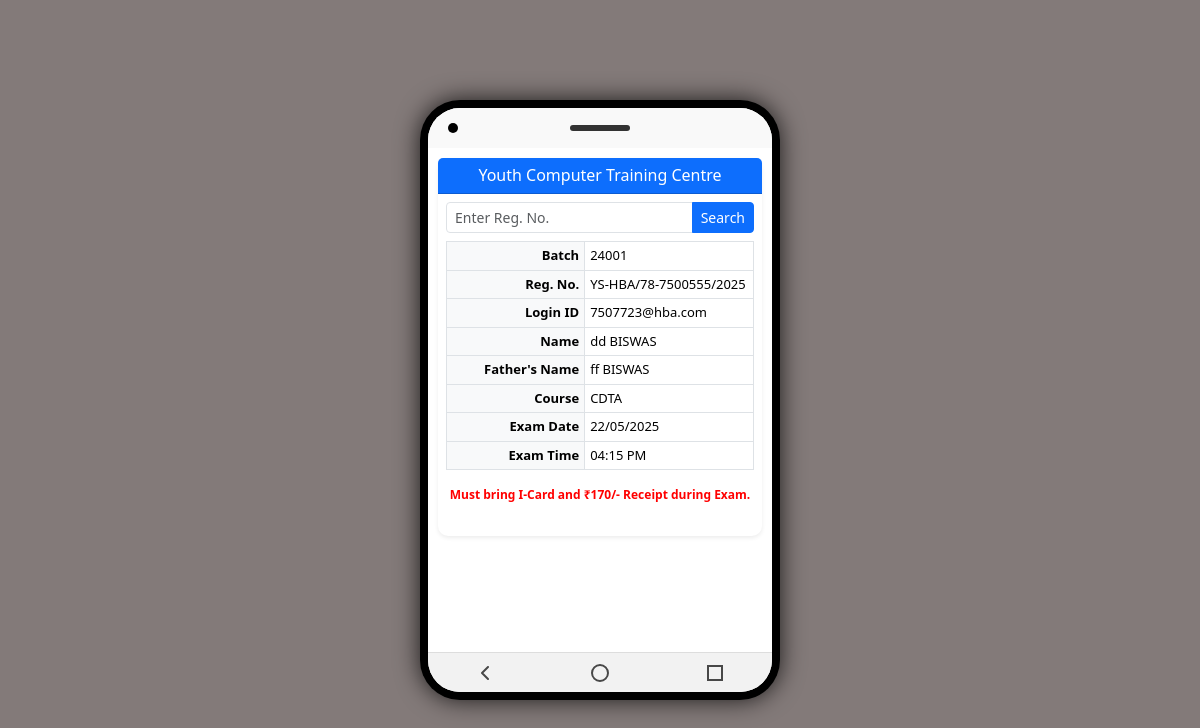
The app's page /viewexam.php?regno=YS-HBA/78-7500555/2025 with its own data.
### tables this page shows
CREATE TABLE `exam` (
  `batch` varchar(10) DEFAULT NULL,
  `regno` varchar(25) DEFAULT NULL,
  `loginid` varchar(25) DEFAULT NULL,
  `sname` varchar(30) DEFAULT NULL,
  `fname` varchar(30) DEFAULT NULL,
  `course` varchar(10) DEFAULT NULL,
  `exam_date` date DEFAULT NULL,
  `exam_time` time DEFAULT NULL
);

### viewexam.php (the view, shortened to what this page needs)
<?php
include 'connection.php';
?>
<!DOCTYPE html>
<html lang="en">
<head>
  <link href="https://cdn.jsdelivr.net/npm/bootstrap@5.3.3/dist/css/bootstrap.min.css" rel="stylesheet">
</head>
<body>
<div class="phone-frame">
  <div class="phone-screen">
    <div class="top-bar">
      <div class="camera"></div>
      <div class="speaker"></div>
    </div>
    <div class="screen-content">
      <div class="card shadow-sm">
        <div class="card-header bg-primary text-white text-center py-2">
          <h6 class="mb-0">Youth Computer Training Centre</h6>
        </div>
        <div class="card-body p-2">
          <form method="get" class="mb-2">
            <div class="input-group input-group-sm">
              <input type="text" name="regno" class="form-control" placeholder="Enter Reg. No." required>
              <button type="submit" class="btn btn-primary">Search</button>
            </div>
          </form>
          <?php
          if (isset($_GET['regno'])) {
              $regno = $conn->real_escape_string($_GET['regno']);
              $sql = "SELECT * FROM exam WHERE regno LIKE '%$regno%'";
              $result = $conn->query($sql);
              if ($result->num_rows > 0) {
                  while ($row = $result->fetch_assoc()) {
                      $formatted_date = date("d/m/Y", strtotime($row['exam_date']));
                      $formatted_time = date("h:i A", strtotime($row['exam_time']));
                      echo "<div class='table-responsive mb-2'>";
                      echo "<table class='table table-bordered table-sm'>
                              <tr><th>Batch</th><td>{$row['batch']}</td></tr>
                              <tr><th>Reg. No.</th><td>{$row['regno']}</td></tr>
                              <tr><th>Login ID</th><td>{$row['loginid']}</td></tr>
                              <tr><th>Name</th><td>{$row['sname']}</td></tr>
                              <tr><th>Father's Name</th><td>{$row['fname']}</td></tr>
                              <tr><th>Course</th><td>{$row['course']}</td></tr>
                              <tr><th>Exam Date</th><td>{$formatted_date}</td></tr>
                              <tr><th>Exam Time</th><td>{$formatted_time}</td></tr>
                            </table>";
                      echo "<p class='note'>Must bring I-Card and ₹170/- Receipt during Exam.</p>";
                      echo "</div>";
                  }
              } else {
                  echo "<div class='alert alert-warning text-center p-1'>No records found.</div>";
              }
          }
          ?>
        </div>
      </div>
    </div>
    <div class="nav-bar">
      <div class="nav-btn">
        <svg viewBox="0 0 24 24" fill="none">
          <path d="M15 18L9 12L15 6" stroke="black" stroke-width="2" stroke-linecap="round" stroke-linejoin="round"/>
        </svg>
      </div>
      <div class="nav-btn">
        <div class="home"></div>
      </div>
      <div class="nav-btn">
        <div class="square"></div>
      </div>
    </div>
  </div>
</div>
</body>
</html>

### viewexam.php (style rules this page uses)
body { margin: 0; padding: 0; background: #837a79; display: flex; justify-content: center; align-items: center; height: 100vh; font-family: 'Segoe UI', sans-serif; }
.phone-frame { width: 360px; height: 600px; background: #000; border-radius: 40px; box-shadow: 0 0 25px rgba(0, 0, 0, 0.8); padding: 8px; box-sizing: border-box; position: relative; }
.phone-screen { width: 100%; height: 100%; background: #fff; border-radius: 32px; overflow: hidden; display: flex; flex-direction: column; position: relative; }
.top-bar { height: 40px; position: relative; background: #f9f9f9; display: flex; align-items: center; justify-content: center; }
.camera { width: 10px; height: 10px; background: #000; border-radius: 50%; position: absolute; left: 20px; }
.speaker { width: 60px; height: 6px; background: #333; border-radius: 3px; }
.screen-content { flex: 1; padding: 10px; overflow-y: auto; box-sizing: border-box; }
.nav-bar { height: 40px; background: #f2f2f2; border-top: 1px solid #ddd; display: flex; justify-content: space-around; align-items: center; }
.nav-btn { display: flex; align-items: center; justify-content: center; width: 32px; height: 32px; opacity: 0.7; }
.nav-btn svg { width: 24px; height: 24px; }
.home { width: 18px; height: 18px; border-radius: 50%; border: 2px solid #000; }
.square { width: 16px; height: 16px; border: 2px solid #000; }
.card { border-radius: 10px; border: none; }
.card-header { padding: 8px; }
.input-group .form-control { font-size: 14px; }
.table th { width: 45%; background-color: #f8f9fa; text-align: right; font-size: 13px; padding-right: 5px; }
.table td { font-weight: 500; font-size: 13px; padding-left: 5px; }
.note { text-align: center; color: red; font-weight: 600; font-size: 12px; margin-top: 10px; }

### records on screen
exam: batch "24001", regno "YS-HBA/78-7500555/2025", loginid "7507723@hba.com", sname "dd BISWAS", fname "ff BISWAS", course "CDTA", exam_date "22/05/2025", exam_time "04:15 PM"
